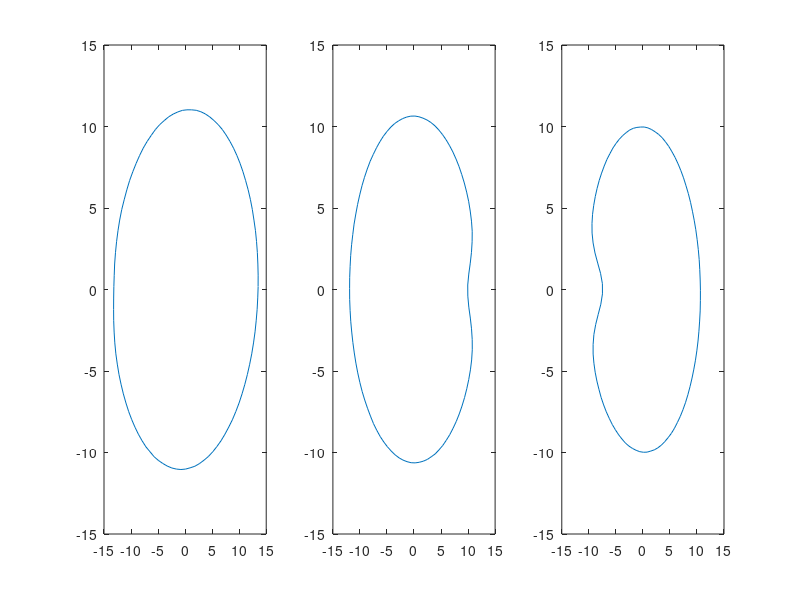

Write MATLAB code to recreate this figure. (Note: this script raises an error after producing the figure.)
% Ryan Larson - 3/14/2019
%
% Reformulation of GenerateStalkSegmentBetsy_v3.m using function methods,
% corrected equations for stalk cross section shape, and outputs data in an
% array that will be easy to work with for PCA of the longitudinal data.

clear
clc

%% Create data structure for holding lots of stalk information
N = 100;    % Number of points around the stalk cross section
n = 2;    % Number of stalks to generate
nslices = 120;  % Number of z slices per stalk
theta = linspace(0,2*pi,N);

aAmplim = 0.05;

% Use radius-z scheme for handling data so it doesn't get huge
STALKS = zeros(n,nslices,N);

for numstalk = 1:n
    % Generate realish looking stalk with synthetic data
    %
    % Features include 3 segments, upper segments taper, bowed segments,
    % full interior, and rotated middle section.
    %
    % JH 8/8/2018
    %
    % =================== FROM DR COOK's "synthetic_stalk_sections.m" =====
    % parameterized corn stalk cross-section
    % Enumerating parameters:
    %   - major diameter
    %   - minor diameter
    %   - notch depth
    %   - notch width
    %   - amplitude of x-asymmetry
    %   - location of x-asymmetry
    %   - amplitude of y-asymmetry
    %   - location of y-asymmetry
    %   - probably should add breadth of x and y asymmetry features.

    clear
    clc

    theta = linspace(0,2*pi,100);
    nloc = pi;
    m = 1; % multiplier

    % Data = [1;
    %     24;
    %     22.53;
    %     23.3;
    %     21;
    %     0;
    %     0;
    %     41.08];

    for i = 1:3

        %     % Basic Geometry
        %     min_diam = unifrnd(15,20);
        %     maj_diam = unifrnd(20,25);
        %    % Notch Geometry
        %     ndepth = unifrnd(0.1,0.25);
        %     nwidth = 1;

    %     if i == 1     % Segments 1-3 (Bottom)
    %         min_diam = 22.53;
    %         maj_diam = 24;
    %         ndepth = 0;
    %         nwidth = 1;
    %     elseif i == 2
    %         min_diam = 24.84;
    %         maj_diam = 26;
    %         ndepth = .026;
    %         nwidth = 1;
    %     else
    %         min_diam = 27.11;
    %         maj_diam = 29.51;
    %         ndepth = .025;
    %         nwidth = 1;
    %     end
    %     

    % DEFINE DESIRED GEOMETRY FOR EACH INTERNODE
            if i == 1
                min_diam = 22.6;
                maj_diam = 26.84;
                ndepth = 0.023;
                nwidth = 1;
            elseif i == 2
                min_diam = 21.3;
                maj_diam = 23.75;
                ndepth = .168;
                nwidth = 1;
            else
                min_diam = 19.64;
                maj_diam = 21.15;
                ndepth = .303;
                nwidth = 1;
            end



        min_diam = min_diam*m/2;
        maj_diam = maj_diam*m/2;
        ndepth = ndepth*m;


        % x-Asymmetry
        aAmp = unifrnd(-0.05,0.05);
        aSym = unifrnd(-pi,pi);

        % Random Noise
        noisex = unifrnd(-0.001,0.001,1,100);
        noisey = unifrnd(-0.001,0.001,1,100);

        notch = ndepth./cosh(4*(theta/nwidth-nloc)).^2;
        asymmetry = aAmp*sin(theta - aSym);

        x = maj_diam*(cos(theta) + noisex + notch + asymmetry);

        %if mod(i,2) == 0, x = x*-1; end

        % y-Asymmetry
        aAmp = unifrnd(-0.05,0.05);
        aSym = unifrnd(-pi,pi);
        asymmetry = aAmp*sin(theta - aSym);

        y = min_diam*(sin(theta) + noisey + asymmetry);
        rindx = unifrnd(0.92,0.94);
        rindy = unifrnd(0.92,0.94);

        X(i,:) = x;
        Y(i,:) = y;
    end

    %========================================================================
    alpha = -(2*pi)*.5;         % must be a negative number for the shift function
    % to work properly
    % rotation matrix reassignment
    new = ([X(2,:)' Y(2,:)']) *([cos(alpha) -sin(alpha); sin(alpha) cos(alpha)]);
    Y(2,:) = new(:,2)';
    X(2,:) = new(:,1)';


    % Shift function
    % Reassigns index values to compensate for the rotation
    shift = round((-100*alpha)/(2*pi));

    X2prime = zeros(1,(length(X) + shift));
    X2prime((shift+1):end) = X(2,:);
    X2prime(1:shift+1) = X2prime((length(X):end));
    X2prime = X2prime(1:length(X));
    X(2,:) = X2prime;

    Y2prime = zeros(1,(length(Y) + shift));
    Y2prime((shift+1):end) = Y(2,:);
    Y2prime(1:shift+1) = Y2prime((length(Y):end));
    Y2prime = Y2prime(1:length(Y));
    Y(2,:) = Y2prime;

    r = 15;
    % Plot cross sections of stalks
    hold on
    set(gcf, 'Position', [300, 300, 1000, 350])

    subplot(1,3,1)
    plot(X(1,:),Y(1,:))
    xlim([-r r])
    ylim([-r r])

    subplot(1,3,2)
    plot(X(2,:),Y(2,:))
    xlim([-r r])
    ylim([-r r])

    subplot(1,3,3)
    plot(X(3,:),Y(3,:))
    xlim([-r r])
    ylim([-r r])

    Xs(1,:) = X(1,:);
    Ys(1,:) = Y(1,:);
    Xs(1,100) = Xs(1,1);    % Solve the small gap problem
    Ys(1,100) = Ys(1,1);

    Xs(2,:) = X(2,:);
    Ys(2,:) = Y(2,:);
    Xs(2,100) = Xs(2,1);
    Ys(2,100) = Ys(2,1);

    Xs(3,:) = X(3,:);
    Ys(3,:) = Y(3,:);
    Xs(3,100) = Xs(3,1);
    Ys(3,100) = Ys(3,1);

    %use for loop to create multiple versions with different internode lengths
    % for q=1:2

    % Populate matrices (this method relies on the fact that the X and Y coords
    % are centered at the origin)
    L = 83*m; % internode length
    a = L/40; % multiplier

    Z = zeros(120,100);

    for i = 1:120       % Generate Z vector
        Z(i,:) = i*a; %3*q instead of 4 if you are varying the lengths
    end

    % First segment
    for i = 1:40
        X(i,:) = (.00000125*(i-20)^4 +.95)*Xs(1,:);
        Y(i,:) = (.00000125*(i-20)^4 +.95)*Ys(1,:);
    end

    % Second Segment

    for i = 41:80
        X(i,:) = (.00000125*(i-60)^4 +.9)*Xs(2,:);
        Y(i,:) = (.00000125*(i-60)^4 +.9)*Ys(2,:);
    end


    % Third Segment
    
    for i = 81:120
        X(i,:) = (.00000125*(i-100)^4 +.85)*Xs(3,:);
        Y(i,:) = (.00000125*(i-100)^4 +.85)*Ys(3,:);
    end

    % % This block is necessary because of the nature of the STL writer.
    % % In the stitching process, it will make triangle connections from one
    % % index to the other.  The first 60 indices are responsible for the
    % % exterior where the generator works upwards.  The next 60 indices must
    % % work from 'top to bottom'
    % flipper = flip(Z);
    % Z(61:120,:) = flipper;
    % 
    % X(61:120,:) = zeros;
    % flipper = flip(X(1:60,:));
    % X(61:120,:) = .8*flipper;
    % 
    % Y(61:120,:) = zeros;
    % flipper = flip(Y(1:60,:));
    % Y(61:120,:) = .8*flipper;
    % 
    % Z(121,:) = 4;
    % X(121,:) = X(1,:);
    % Y(121,:) = Y(1,:);

    % also note the necessity of duplicate points to finish the stitching

    %% Convert Cartesian data to polar
    [~,R] = cart2pol(X,Y);

    % Insert new data into STALKS
    for i = 1:N
        for j = 1:nslices
            STALKS(numstalk,j,i) = R(j,i);
        end
    end

    
    %% Write to STL if desired
    surf2stl_V1('stalk.stl',X,Y,Z)

    surf2stl_V1('stalk.stl',X,Y,Z)
end


%% Functions
function [x] = xpts(N,theta,notch,dmaj,noisex,asymmetry)
    x = zeros(1,N);
    for i = 1:N
        x(i) = dmaj*(cos(theta(i)) + notch(i) + noisex(i) + asymmetry(i));
    end
end

function [y] = ypts(N,theta,dmin,noisey,asymmetry)
    y = zeros(1,N);
    for i = 1:N
        y(i) = dmin*(sin(theta(i)) + noisey(i) + asymmetry(i));
    end
end

function [notch] = notch_fn(N,ndepth,nwidth,nloc,theta)
    notch = zeros(1,N);
    for i = 1:N
        notch(i) = ndepth/cosh((10/nwidth)*(theta(i)-nloc))^2;
    end
end

function [asymmetry] = Asymmetry(aAmplim,theta,N)
    asymmetry = zeros(1,N);
    aAmp = unifrnd(-aAmplim,aAmplim);
    aSym = unifrnd(-pi,pi);
    asymmetry = aAmp*sin(theta - aSym);
end

function [xrotate,yrotate] = rotate(x,y,psi,N)
    xrotate = zeros(1,N);
    yrotate = zeros(1,N);
    
    R = [cos(psi) -sin(psi); sin(psi) cos(psi)];
    
    for i = 1:N
        temp = [x(i);y(i)];
        temp = R*temp;
        xrotate(i) = temp(1);
        yrotate(i) = temp(2);
    end
end
